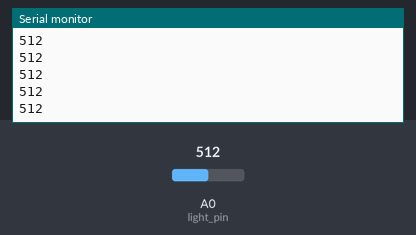
Bench run of a program on a simulated Arduino Mega 2560, built with avr-gcc and run on an emulated ATmega2560. Parts: the last lines printed to the serial monitor. Inputs (shaded band) come from the test bench; at power-on: A0 (light_pin) = 512.

Above: at 1.2 s.
1.3 s: A0 (light_pin) set to 716
At 1.56 s:
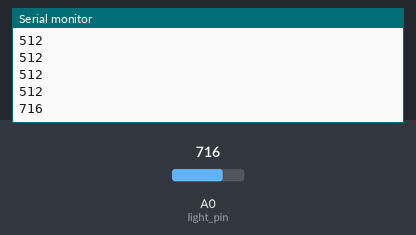
2.8 s: A0 (light_pin) set to 900
At 2.96 s:
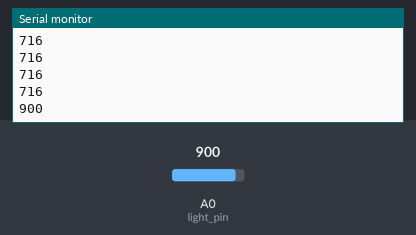
Timing chart, 0 to 5.8 s (numbered marks = the images above; inputs shaded):
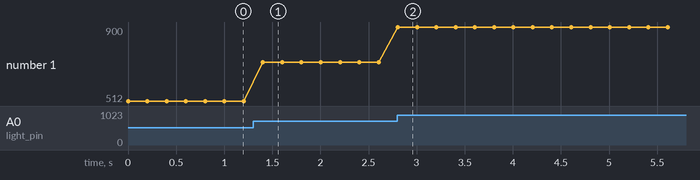

Measured:
- after the input at 1.3 s, the serial monitor: prints a new line after 0.10 s (image 1)
- after the input at 2.8 s, the serial monitor: prints a new line at once (image 2)
- plotted number 1: 512 → 716 after the input at 1.3 s, 716 → 900 after the input at 2.8 s

The program:

main.cpp
```cpp
//**************************************************************//
//  Name    : Light sensor
//  Author  : Jose Luis Figueroa
//  Date    : 28 March, 2021
//  Board   : Arduino Mega
//  Version : 1.0
//  Notes   : Use a photoresitor and show the data on the Serial
//          : Monitor
//**************************************************************//
#include <Arduino.h>

//Pins
const uint8_t light_pin = A0;

void setup()
{
  Serial.begin(9600);
}

void loop()
{
  uint16_t light_val = analogRead(light_pin);
  Serial.println(light_val);
  delay(200);
}
```
